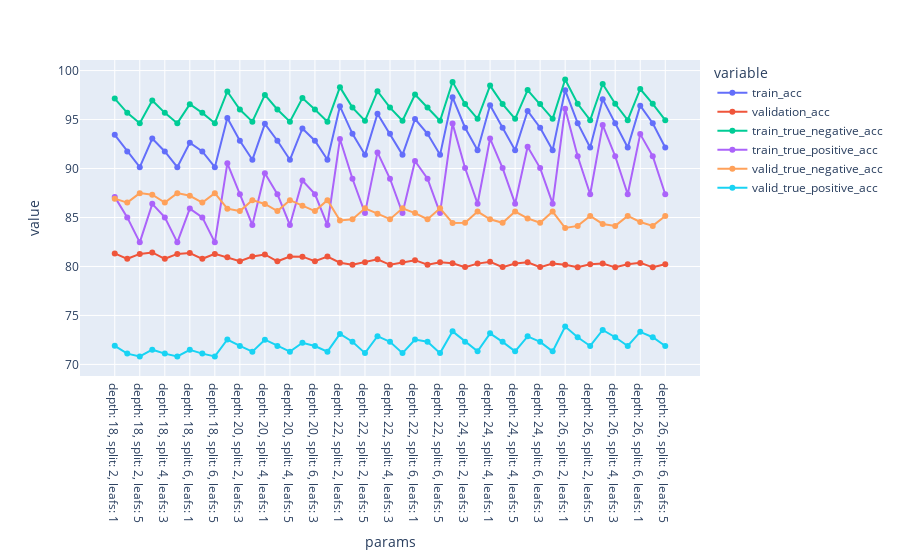

Notebook code cell kept with this figure:
### Markdown cell above
Vemos que para profundidades 18, 22 e 26, temos bons dados de acurácia nos verdadeiros positivos, embora com uma ligeira queda nos dados de verdadeiros negativos e um indicativo de overfitting através da acurácia geral de treino. 

Vamos refinar os parâmetros em busca de melhores resultados:

### Code cell
params = {'max_depth': [18,20,22,24,26],
         'min_samples_split': [2,4,6],
         'min_samples_leaf': [1,3,5]}

calculate_tree_stats_pre_pruning(params, pc_train, y_train, pc_validation, y_validation);

### Figure 1 — Plotly figure (JSON) as saved in the notebook; plotly's stock layout.template omitted (floating-point values rounded to 4 significant figures)
{"data": [{"hovertemplate": "variable=train_acc<br>params=%{x}<br>value=%{y}<extra></extra>", "legendgroup": "train_acc", "line": {"color": "#636efa", "dash": "solid"}, "marker": {"symbol": "circle"}, "mode": "lines+markers", "name": "train_acc", "orientation": "v", "showlegend": true, "type": "scatter", "x": ["depth: 18, split: 2, leafs: 1", "depth: 18, split: 2, leafs: 3", "depth: 18, split: 2, leafs: 5", "depth: 18, split: 4, leafs: 1", "depth: 18, split: 4, leafs: 3", "depth: 18, split: 4, leafs: 5", "depth: 18, split: 6, leafs: 1", "depth: 18, split: 6, leafs: 3", "depth: 18, split: 6, leafs: 5", "depth: 20, split: 2, leafs: 1", "depth: 20, split: 2, leafs: 3", "depth: 20, split: 2, leafs: 5", "depth: 20, split: 4, leafs: 1", "depth: 20, split: 4, leafs: 3", "depth: 20, split: 4, leafs: 5", "depth: 20, split: 6, leafs: 1", "depth: 20, split: 6, leafs: 3", "depth: 20, split: 6, leafs: 5", "depth: 22, split: 2, leafs: 1", "depth: 22, split: 2, leafs: 3", "depth: 22, split: 2, leafs: 5", "depth: 22, split: 4, leafs: 1", "depth: 22, split: 4, leafs: 3", "depth: 22, split: 4, leafs: 5", "depth: 22, split: 6, leafs: 1", "depth: 22, split: 6, leafs: 3", "depth: 22, split: 6, leafs: 5", "depth: 24, split: 2, leafs: 1", "depth: 24, split: 2, leafs: 3", "depth: 24, split: 2, leafs: 5", "depth: 24, split: 4, leafs: 1", "depth: 24, split: 4, leafs: 3", "depth: 24, split: 4, leafs: 5", "depth: 24, split: 6, leafs: 1", "depth: 24, split: 6, leafs: 3", "depth: 24, split: 6, leafs: 5", "depth: 26, split: 2, leafs: 1", "depth: 26, split: 2, leafs: 3", "depth: 26, split: 2, leafs: 5", "depth: 26, split: 4, leafs: 1", "depth: 26, split: 4, leafs: 3", "depth: 26, split: 4, leafs: 5", "depth: 26, split: 6, leafs: 1", "depth: 26, split: 6, leafs: 3", "depth: 26, split: 6, leafs: 5"], "xaxis": "x", "y": [93.44, 91.74, 90.14, 93.05, 91.74, 90.14, 92.64, 91.74, 90.14, 95.16, 92.83, 90.89, 94.56, 92.83, 90.89, 94.09, 92.83, 90.89, 96.35, 93.54, 91.4, 95.59, 93.54, 91.4, 95.06, 93.54, 91.4, 97.27, 94.17, 91.87, 96.47, 94.17, 91.87, 95.88, 94.17, 91.87, 97.98, 94.63, 92.15, 97.08, 94.63, 92.15, 96.42, 94.63, 92.15], "yaxis": "y"}, {"hovertemplate": "variable=validation_acc<br>params=%{x}<br>value=%{y}<extra></extra>", "legendgroup": "validation_acc", "line": {"color": "#EF553B", "dash": "solid"}, "marker": {"symbol": "circle"}, "mode": "lines+markers", "name": "validation_acc", "orientation": "v", "showlegend": true, "type": "scatter", "x": ["depth: 18, split: 2, leafs: 1", "depth: 18, split: 2, leafs: 3", "depth: 18, split: 2, leafs: 5", "depth: 18, split: 4, leafs: 1", "depth: 18, split: 4, leafs: 3", "depth: 18, split: 4, leafs: 5", "depth: 18, split: 6, leafs: 1", "depth: 18, split: 6, leafs: 3", "depth: 18, split: 6, leafs: 5", "depth: 20, split: 2, leafs: 1", "depth: 20, split: 2, leafs: 3", "depth: 20, split: 2, leafs: 5", "depth: 20, split: 4, leafs: 1", "depth: 20, split: 4, leafs: 3", "depth: 20, split: 4, leafs: 5", "depth: 20, split: 6, leafs: 1", "depth: 20, split: 6, leafs: 3", "depth: 20, split: 6, leafs: 5", "depth: 22, split: 2, leafs: 1", "depth: 22, split: 2, leafs: 3", "depth: 22, split: 2, leafs: 5", "depth: 22, split: 4, leafs: 1", "depth: 22, split: 4, leafs: 3", "depth: 22, split: 4, leafs: 5", "depth: 22, split: 6, leafs: 1", "depth: 22, split: 6, leafs: 3", "depth: 22, split: 6, leafs: 5", "depth: 24, split: 2, leafs: 1", "depth: 24, split: 2, leafs: 3", "depth: 24, split: 2, leafs: 5", "depth: 24, split: 4, leafs: 1", "depth: 24, split: 4, leafs: 3", "depth: 24, split: 4, leafs: 5", "depth: 24, split: 6, leafs: 1", "depth: 24, split: 6, leafs: 3", "depth: 24, split: 6, leafs: 5", "depth: 26, split: 2, leafs: 1", "depth: 26, split: 2, leafs: 3", "depth: 26, split: 2, leafs: 5", "depth: 26, split: 4, leafs: 1", "depth: 26, split: 4, leafs: 3", "depth: 26, split: 4, leafs: 5", "depth: 26, split: 6, leafs: 1", "depth: 26, split: 6, leafs: 3", "depth: 26, split: 6, leafs: 5"], "xaxis": "x", "y": [81.33, 80.78, 81.28, 81.44, 80.78, 81.28, 81.36, 80.78, 81.28, 80.93, 80.53, 81.01, 81.23, 80.53, 81.01, 81.0, 80.53, 81.01, 80.39, 80.17, 80.43, 80.74, 80.17, 80.43, 80.64, 80.17, 80.43, 80.32, 79.94, 80.29, 80.49, 79.94, 80.29, 80.43, 79.94, 80.29, 80.18, 79.91, 80.22, 80.31, 79.91, 80.22, 80.37, 79.91, 80.22], "yaxis": "y"}, {"hovertemplate": "variable=train_true_negative_acc<br>params=%{x}<br>value=%{y}<extra></extra>", "legendgroup": "train_true_negative_acc", "line": {"color": "#00cc96", "dash": "solid"}, "marker": {"symbol": "circle"}, "mode": "lines+markers", "name": "train_true_negative_acc", "orientation": "v", "showlegend": true, "type": "scatter", "x": ["depth: 18, split: 2, leafs: 1", "depth: 18, split: 2, leafs: 3", "depth: 18, split: 2, leafs: 5", "depth: 18, split: 4, leafs: 1", "depth: 18, split: 4, leafs: 3", "depth: 18, split: 4, leafs: 5", "depth: 18, split: 6, leafs: 1", "depth: 18, split: 6, leafs: 3", "depth: 18, split: 6, leafs: 5", "depth: 20, split: 2, leafs: 1", "depth: 20, split: 2, leafs: 3", "depth: 20, split: 2, leafs: 5", "depth: 20, split: 4, leafs: 1", "depth: 20, split: 4, leafs: 3", "depth: 20, split: 4, leafs: 5", "depth: 20, split: 6, leafs: 1", "depth: 20, split: 6, leafs: 3", "depth: 20, split: 6, leafs: 5", "depth: 22, split: 2, leafs: 1", "depth: 22, split: 2, leafs: 3", "depth: 22, split: 2, leafs: 5", "depth: 22, split: 4, leafs: 1", "depth: 22, split: 4, leafs: 3", "depth: 22, split: 4, leafs: 5", "depth: 22, split: 6, leafs: 1", "depth: 22, split: 6, leafs: 3", "depth: 22, split: 6, leafs: 5", "depth: 24, split: 2, leafs: 1", "depth: 24, split: 2, leafs: 3", "depth: 24, split: 2, leafs: 5", "depth: 24, split: 4, leafs: 1", "depth: 24, split: 4, leafs: 3", "depth: 24, split: 4, leafs: 5", "depth: 24, split: 6, leafs: 1", "depth: 24, split: 6, leafs: 3", "depth: 24, split: 6, leafs: 5", "depth: 26, split: 2, leafs: 1", "depth: 26, split: 2, leafs: 3", "depth: 26, split: 2, leafs: 5", "depth: 26, split: 4, leafs: 1", "depth: 26, split: 4, leafs: 3", "depth: 26, split: 4, leafs: 5", "depth: 26, split: 6, leafs: 1", "depth: 26, split: 6, leafs: 3", "depth: 26, split: 6, leafs: 5"], "xaxis": "x", "y": [97.14, 95.68, 94.63, 96.95, 95.68, 94.63, 96.57, 95.68, 94.63, 97.87, 96.02, 94.78, 97.51, 96.02, 94.78, 97.2, 96.02, 94.78, 98.31, 96.22, 94.88, 97.9, 96.22, 94.88, 97.56, 96.22, 94.88, 98.85, 96.58, 95.07, 98.46, 96.58, 95.07, 98.02, 96.58, 95.07, 99.08, 96.61, 94.94, 98.63, 96.61, 94.94, 98.12, 96.61, 94.94], "yaxis": "y"}, {"hovertemplate": "variable=train_true_positive_acc<br>params=%{x}<br>value=%{y}<extra></extra>", "legendgroup": "train_true_positive_acc", "line": {"color": "#ab63fa", "dash": "solid"}, "marker": {"symbol": "circle"}, "mode": "lines+markers", "name": "train_true_positive_acc", "orientation": "v", "showlegend": true, "type": "scatter", "x": ["depth: 18, split: 2, leafs: 1", "depth: 18, split: 2, leafs: 3", "depth: 18, split: 2, leafs: 5", "depth: 18, split: 4, leafs: 1", "depth: 18, split: 4, leafs: 3", "depth: 18, split: 4, leafs: 5", "depth: 18, split: 6, leafs: 1", "depth: 18, split: 6, leafs: 3", "depth: 18, split: 6, leafs: 5", "depth: 20, split: 2, leafs: 1", "depth: 20, split: 2, leafs: 3", "depth: 20, split: 2, leafs: 5", "depth: 20, split: 4, leafs: 1", "depth: 20, split: 4, leafs: 3", "depth: 20, split: 4, leafs: 5", "depth: 20, split: 6, leafs: 1", "depth: 20, split: 6, leafs: 3", "depth: 20, split: 6, leafs: 5", "depth: 22, split: 2, leafs: 1", "depth: 22, split: 2, leafs: 3", "depth: 22, split: 2, leafs: 5", "depth: 22, split: 4, leafs: 1", "depth: 22, split: 4, leafs: 3", "depth: 22, split: 4, leafs: 5", "depth: 22, split: 6, leafs: 1", "depth: 22, split: 6, leafs: 3", "depth: 22, split: 6, leafs: 5", "depth: 24, split: 2, leafs: 1", "depth: 24, split: 2, leafs: 3", "depth: 24, split: 2, leafs: 5", "depth: 24, split: 4, leafs: 1", "depth: 24, split: 4, leafs: 3", "depth: 24, split: 4, leafs: 5", "depth: 24, split: 6, leafs: 1", "depth: 24, split: 6, leafs: 3", "depth: 24, split: 6, leafs: 5", "depth: 26, split: 2, leafs: 1", "depth: 26, split: 2, leafs: 3", "depth: 26, split: 2, leafs: 5", "depth: 26, split: 4, leafs: 1", "depth: 26, split: 4, leafs: 3", "depth: 26, split: 4, leafs: 5", "depth: 26, split: 6, leafs: 1", "depth: 26, split: 6, leafs: 3", "depth: 26, split: 6, leafs: 5"], "xaxis": "x", "y": [87.1, 85.01, 82.46, 86.4, 85.01, 82.46, 85.91, 85.01, 82.46, 90.53, 87.39, 84.24, 89.52, 87.39, 84.24, 88.78, 87.39, 84.24, 93.01, 88.95, 85.45, 91.65, 88.95, 85.45, 90.77, 88.95, 85.45, 94.59, 90.05, 86.41, 93.06, 90.05, 86.41, 92.22, 90.05, 86.41, 96.11, 91.25, 87.37, 94.44, 91.25, 87.37, 93.51, 91.25, 87.37], "yaxis": "y"}, {"hovertemplate": "variable=valid_true_negative_acc<br>params=%{x}<br>value=%{y}<extra></extra>", "legendgroup": "valid_true_negative_acc", "line": {"color": "#FFA15A", "dash": "solid"}, "marker": {"symbol": "circle"}, "mode": "lines+markers", "name": "valid_true_negative_acc", "orientation": "v", "showlegend": true, "type": "scatter", "x": ["depth: 18, split: 2, leafs: 1", "depth: 18, split: 2, leafs: 3", "depth: 18, split: 2, leafs: 5", "depth: 18, split: 4, leafs: 1", "depth: 18, split: 4, leafs: 3", "depth: 18, split: 4, leafs: 5", "depth: 18, split: 6, leafs: 1", "depth: 18, split: 6, leafs: 3", "depth: 18, split: 6, leafs: 5", "depth: 20, split: 2, leafs: 1", "depth: 20, split: 2, leafs: 3", "depth: 20, split: 2, leafs: 5", "depth: 20, split: 4, leafs: 1", "depth: 20, split: 4, leafs: 3", "depth: 20, split: 4, leafs: 5", "depth: 20, split: 6, leafs: 1", "depth: 20, split: 6, leafs: 3", "depth: 20, split: 6, leafs: 5", "depth: 22, split: 2, leafs: 1", "depth: 22, split: 2, leafs: 3", "depth: 22, split: 2, leafs: 5", "depth: 22, split: 4, leafs: 1", "depth: 22, split: 4, leafs: 3", "depth: 22, split: 4, leafs: 5", "depth: 22, split: 6, leafs: 1", "depth: 22, split: 6, leafs: 3", "depth: 22, split: 6, leafs: 5", "depth: 24, split: 2, leafs: 1", "depth: 24, split: 2, leafs: 3", "depth: 24, split: 2, leafs: 5", "depth: 24, split: 4, leafs: 1", "depth: 24, split: 4, leafs: 3", "depth: 24, split: 4, leafs: 5", "depth: 24, split: 6, leafs: 1", "depth: 24, split: 6, leafs: 3", "depth: 24, split: 6, leafs: 5", "depth: 26, split: 2, leafs: 1", "depth: 26, split: 2, leafs: 3", "depth: 26, split: 2, leafs: 5", "depth: 26, split: 4, leafs: 1", "depth: 26, split: 4, leafs: 3", "depth: 26, split: 4, leafs: 5", "depth: 26, split: 6, leafs: 1", "depth: 26, split: 6, leafs: 3", "depth: 26, split: 6, leafs: 5"], "xaxis": "x", "y": [86.93, 86.52, 87.49, 87.32, 86.52, 87.49, 87.22, 86.52, 87.49, 85.91, 85.66, 86.77, 86.39, 85.66, 86.77, 86.21, 85.66, 86.77, 84.7, 84.83, 85.94, 85.4, 84.83, 85.94, 85.45, 84.83, 85.94, 84.44, 84.46, 85.6, 84.82, 84.46, 85.6, 84.91, 84.46, 85.6, 83.93, 84.14, 85.16, 84.34, 84.14, 85.16, 84.54, 84.14, 85.16], "yaxis": "y"}, {"hovertemplate": "variable=valid_true_positive_acc<br>params=%{x}<br>value=%{y}<extra></extra>", "legendgroup": "valid_true_positive_acc", "line": {"color": "#19d3f3", "dash": "solid"}, "marker": {"symbol": "circle"}, "mode": "lines+markers", "name": "valid_true_positive_acc", "orientation": "v", "showlegend": true, "type": "scatter", "x": ["depth: 18, split: 2, leafs: 1", "depth: 18, split: 2, leafs: 3", "depth: 18, split: 2, leafs: 5", "depth: 18, split: 4, leafs: 1", "depth: 18, split: 4, leafs: 3", "depth: 18, split: 4, leafs: 5", "depth: 18, split: 6, leafs: 1", "depth: 18, split: 6, leafs: 3", "depth: 18, split: 6, leafs: 5", "depth: 20, split: 2, leafs: 1", "depth: 20, split: 2, leafs: 3", "depth: 20, split: 2, leafs: 5", "depth: 20, split: 4, leafs: 1", "depth: 20, split: 4, leafs: 3", "depth: 20, split: 4, leafs: 5", "depth: 20, split: 6, leafs: 1", "depth: 20, split: 6, leafs: 3", "depth: 20, split: 6, leafs: 5", "depth: 22, split: 2, leafs: 1", "depth: 22, split: 2, leafs: 3", "depth: 22, split: 2, leafs: 5", "depth: 22, split: 4, leafs: 1", "depth: 22, split: 4, leafs: 3", "depth: 22, split: 4, leafs: 5", "depth: 22, split: 6, leafs: 1", "depth: 22, split: 6, leafs: 3", "depth: 22, split: 6, leafs: 5", "depth: 24, split: 2, leafs: 1", "depth: 24, split: 2, leafs: 3", "depth: 24, split: 2, leafs: 5", "depth: 24, split: 4, leafs: 1", "depth: 24, split: 4, leafs: 3", "depth: 24, split: 4, leafs: 5", "depth: 24, split: 6, leafs: 1", "depth: 24, split: 6, leafs: 3", "depth: 24, split: 6, leafs: 5", "depth: 26, split: 2, leafs: 1", "depth: 26, split: 2, leafs: 3", "depth: 26, split: 2, leafs: 5", "depth: 26, split: 4, leafs: 1", "depth: 26, split: 4, leafs: 3", "depth: 26, split: 4, leafs: 5", "depth: 26, split: 6, leafs: 1", "depth: 26, split: 6, leafs: 3", "depth: 26, split: 6, leafs: 5"], "xaxis": "x", "y": [71.89, 71.1, 70.81, 71.5, 71.1, 70.81, 71.49, 71.1, 70.81, 72.54, 71.88, 71.3, 72.52, 71.88, 71.3, 72.21, 71.88, 71.3, 73.11, 72.31, 71.15, 72.88, 72.31, 71.15, 72.53, 72.31, 71.15, 73.37, 72.3, 71.33, 73.17, 72.3, 71.33, 72.86, 72.3, 71.33, 73.86, 72.77, 71.88, 73.51, 72.77, 71.88, 73.32, 72.77, 71.88], "yaxis": "y"}], "layout": {"autosize": true, "legend": {"title": {"text": "variable"}, "tracegroupgap": 0}, "margin": {"t": 60}, "xaxis": {"anchor": "y", "autorange": true, "domain": [0, 1], "range": [-2.696, 46.7], "title": {"text": "params"}, "type": "category"}, "yaxis": {"anchor": "x", "autorange": true, "domain": [0, 1], "range": [68.02, 101.9], "title": {"text": "value"}, "type": "linear"}}}
